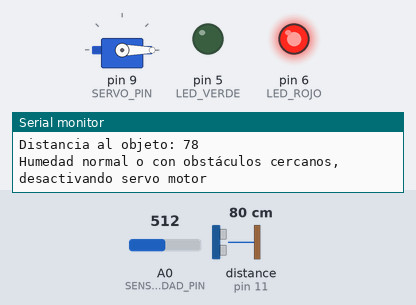
Bench run of a sketch on a simulated Arduino Uno, built with avr-gcc and run on an emulated ATmega328P. Parts: servo, output pins drawn as LEDs (lit = HIGH), the last lines printed to the serial monitor. Wiring (inferred from the names in the program): ultrasonic range finder: trigger pin 12; echo pin 11. Inputs (shaded band) come from the test bench; at power-on: A0 (SENSOR_HUMEDAD_PIN) = 512, distance to the obstacle (sensor on pin 11) 80 cm. The echo pulse lasts 58.3 µs per cm; pins used as bus, display or sensor lines are not drawn.

Above: at 1.8 s.
1.9 s: A0 (SENSOR_HUMEDAD_PIN) set to 785
3.4 s: A0 (SENSOR_HUMEDAD_PIN) set to 818
At 5.9 s:
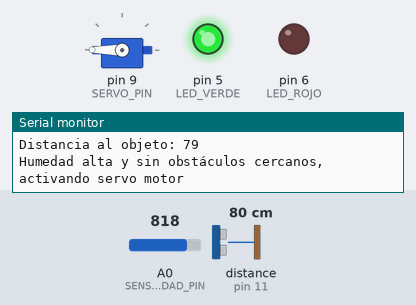
6.8 s: A0 (SENSOR_HUMEDAD_PIN) set to 790
At 8.9 s:
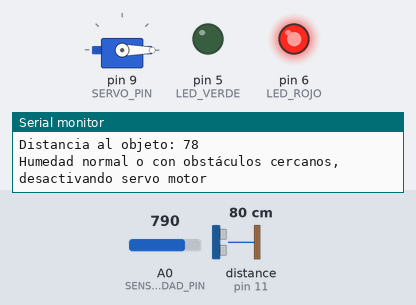
9.9 s: A0 (SENSOR_HUMEDAD_PIN) set to 810
At 11.2 s:
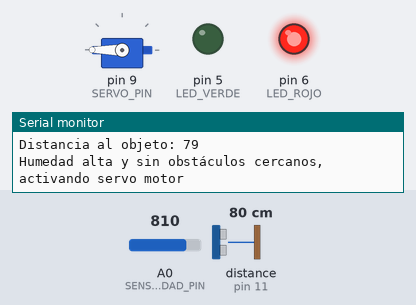
Timing chart, 0 to 13.0 s (numbered marks = the images above; inputs shaded):
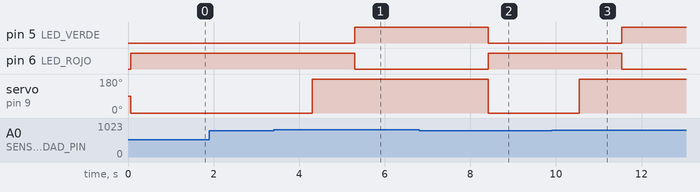

Measured:
- the behaviour switches between 800 and 801 on A0 (SENSOR_HUMEDAD_PIN) (found by bisection; images 0 and 1)
- after the input at 3.4 s, pin 5 (LED_VERDE): LOW → HIGH after 1.9 s; pin 6 (LED_ROJO): HIGH → LOW after 1.9 s; servo on pin 9 (SERVO_PIN): 0° → 180° after 0.90 s
- after the input at 6.8 s, pin 5 (LED_VERDE): HIGH → LOW after 1.6 s; pin 6 (LED_ROJO): LOW → HIGH after 1.6 s; servo on pin 9 (SERVO_PIN): 180° → 0° after 1.6 s
- after the input at 9.9 s, pin 5 (LED_VERDE): LOW → HIGH after 1.6 s; pin 6 (LED_ROJO): HIGH → LOW after 1.6 s; servo on pin 9 (SERVO_PIN): 0° → 180° after 0.64 s

The sketch:

ProyectoCodigo.ino
```cpp
#include <Servo.h>

#define SENSOR_HUMEDAD_PIN A0  // Cambia al pin analógico correspondiente
#define SERVO_PIN 9  // Cambia al pin correspondiente para el servo
#define TRIGGER_PIN 12  // Cambia al pin correspondiente para el pin de trigger del sensor ultrasónico
#define ECHO_PIN 11  // Cambia al pin correspondiente para el pin de echo del sensor ultrasónico
#define LED_VERDE 5  // Pin del LED verde
#define LED_ROJO 6  // Pin del LED rojo
#define DISTANCIA_MAXIMA 10  // Distancia máxima a la que se desactivará el servo en centímetros

Servo servoMotor;

void setup() {
  Serial.begin(9600);
  servoMotor.attach(SERVO_PIN);
  pinMode(TRIGGER_PIN, OUTPUT);
  pinMode(ECHO_PIN, INPUT);

  // Configura los LED
  pinMode(LED_VERDE, OUTPUT);
  pinMode(LED_ROJO, OUTPUT);
}

void loop() {
  int lecturaHumedad = analogRead(SENSOR_HUMEDAD_PIN);
  int distancia = medirDistancia();

  Serial.print("Lectura de humedad: ");
  Serial.println(lecturaHumedad);

  Serial.print("Distancia al objeto: ");
  Serial.println(distancia);

  // Si la humedad es alta y no hay obstáculos cercanos, activa el servo
  if (lecturaHumedad > 800 && distancia > DISTANCIA_MAXIMA) {
    activarServo();
    digitalWrite(LED_VERDE, HIGH);
    digitalWrite(LED_ROJO, LOW);
  } else {
    desactivarServo();
    digitalWrite(LED_VERDE, LOW);
    digitalWrite(LED_ROJO, HIGH);
  }

  delay(1000);  // Ajusta el tiempo entre lecturas según sea necesario
}

void activarServo() {
  Serial.println("Humedad alta y sin obstáculos cercanos, activando servo motor");
  servoMotor.write(180);  // Ajusta el ángulo del servo según tus necesidades
  delay(1000);  // Puedes ajustar el tiempo que el servo se mantiene activado
}

void desactivarServo() {
  Serial.println("Humedad normal o con obstáculos cercanos, desactivando servo motor");
  servoMotor.write(0);  // Ajusta el ángulo del servo según tus necesidades
}

int medirDistancia() {
  digitalWrite(TRIGGER_PIN, LOW);
  delayMicroseconds(2);
  digitalWrite(TRIGGER_PIN, HIGH);
  delayMicroseconds(10);
  digitalWrite(TRIGGER_PIN, LOW);

  return pulseIn(ECHO_PIN, HIGH) * 0.034 / 2;  // Convierte el tiempo a distancia en centímetros
}
```
